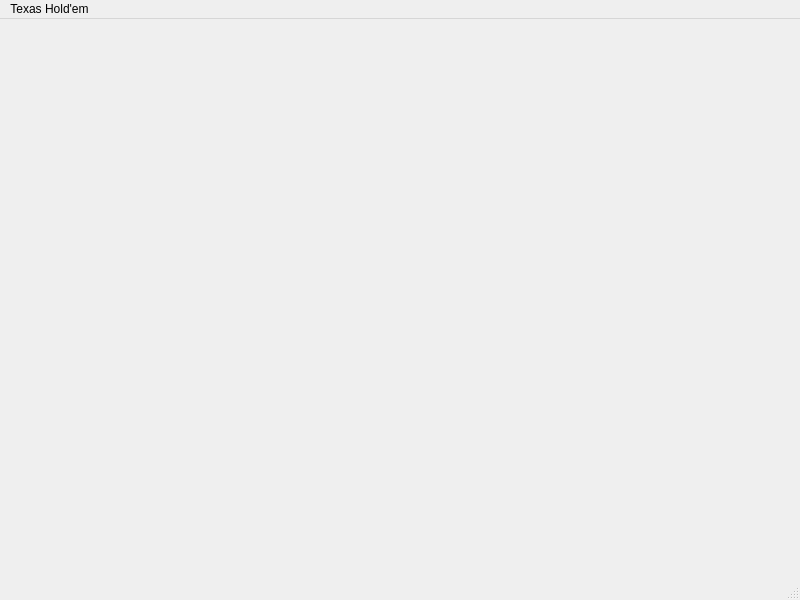
<?xml version="1.0" encoding="UTF-8"?>
<ui version="4.0">
 <class>GUIMainWindow</class>
 <widget class="QMainWindow" name="GUIMainWindow">
  <property name="geometry">
   <rect>
    <x>0</x>
    <y>0</y>
    <width>800</width>
    <height>600</height>
   </rect>
  </property>
  <property name="windowTitle">
   <string>GUIMainWindow</string>
  </property>
  <widget class="QWidget" name="centralwidget"/>
  <widget class="QMenuBar" name="menubar">
   <property name="geometry">
    <rect>
     <x>0</x>
     <y>0</y>
     <width>800</width>
     <height>22</height>
    </rect>
   </property>
   <widget class="QMenu" name="menuTexas_Hold_em">
    <property name="title">
     <string>Texas Hold'em</string>
    </property>
    <addaction name="actionQuit"/>
   </widget>
   <addaction name="menuTexas_Hold_em"/>
  </widget>
  <widget class="QStatusBar" name="statusbar"/>
  <action name="actionQuit">
   <property name="checkable">
    <bool>false</bool>
   </property>
   <property name="enabled">
    <bool>true</bool>
   </property>
   <property name="text">
    <string>Quit</string>
   </property>
  </action>
 </widget>
 <resources/>
 <connections/>
</ui>
